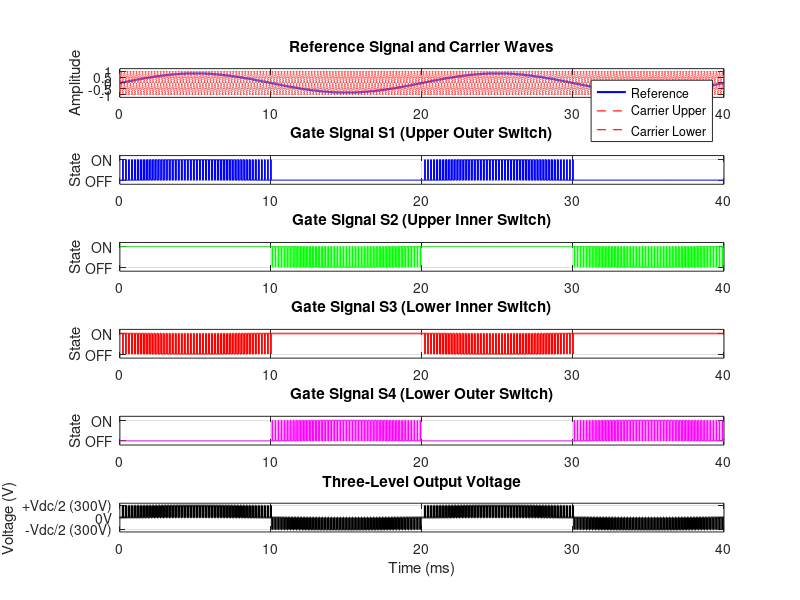

MATLAB code for this plot: (Note: this script raises an error after producing the figure.)
%% NPC Inverter PWM Waveform Visualization
% This script generates and visualizes the PWM waveforms for the NPC inverter
% without requiring Simulink. It demonstrates the basic PWM principle.
%
% Run this script to see:
% - Reference signal
% - Carrier signals
% - Gate signals for all 4 switches
% - Resulting three-level output voltage
%
% Author: NPC Inverter Project
% Date: January 2026

clear;
clc;
close all;

% Define separator length constant for consistent formatting
SEPARATOR_LENGTH = 44;
SEPARATOR = repmat('=', 1, SEPARATOR_LENGTH);
fprintf('%s\n', SEPARATOR);
fprintf('NPC Inverter PWM Waveform Visualization\n');
fprintf('%s\n\n', SEPARATOR);

%% Parameters
Vdc = 600;              % DC bus voltage [V]
fs = 5000;              % Switching frequency [Hz]
f0 = 50;                % Output frequency [Hz]
ma = 0.8;               % Modulation index

% Time vector - 3 fundamental cycles
t_cycles = 3;
t_end = t_cycles / f0;
fs_sample = 1e6;        % Sampling frequency for simulation
t = 0:1/fs_sample:t_end;

fprintf('Simulation Parameters:\n');
fprintf('  DC Voltage: %.0f V\n', Vdc);
fprintf('  Switching Frequency: %.0f Hz\n', fs);
fprintf('  Output Frequency: %.0f Hz\n', f0);
fprintf('  Modulation Index: %.2f\n', ma);
fprintf('  Simulation Time: %.3f s (%.0f cycles)\n\n', t_end, t_cycles);

%% Generate Reference Signal
v_ref = ma * sin(2*pi*f0*t);

%% Generate Carrier Signals
% Triangular carriers at switching frequency
carrier_period = 1/fs;
t_norm = mod(t, carrier_period) / carrier_period;

carrier = zeros(size(t));
for i = 1:length(t)
    if t_norm(i) < 0.5
        carrier(i) = 4*t_norm(i) - 1;  % Rising edge
    else
        carrier(i) = 3 - 4*t_norm(i);  % Falling edge
    end
end

% Upper and lower carriers for level-shifted PWM
carrier_upper = 0.5 * carrier + 0.5;  % Range: 0 to 1
carrier_lower = 0.5 * carrier - 0.5;  % Range: -1 to 0

%% Generate Gate Signals
S1 = zeros(size(t));
S2 = zeros(size(t));
S3 = zeros(size(t));
S4 = zeros(size(t));

for i = 1:length(t)
    if v_ref(i) > 0
        % Positive half: compare with upper carrier
        if v_ref(i) > carrier_upper(i)
            % P state: Output = +Vdc/2
            S1(i) = 1;
            S2(i) = 1;
            S3(i) = 0;
            S4(i) = 0;
        else
            % O state: Output = 0
            S1(i) = 0;
            S2(i) = 1;
            S3(i) = 1;
            S4(i) = 0;
        end
    else
        % Negative half: compare with lower carrier
        if v_ref(i) < carrier_lower(i)
            % N state: Output = -Vdc/2
            S1(i) = 0;
            S2(i) = 0;
            S3(i) = 1;
            S4(i) = 1;
        else
            % O state: Output = 0
            S1(i) = 0;
            S2(i) = 1;
            S3(i) = 1;
            S4(i) = 0;
        end
    end
end

%% Calculate Output Voltage
V_out = zeros(size(t));
for i = 1:length(t)
    if S1(i) && S2(i) && ~S3(i) && ~S4(i)
        V_out(i) = Vdc/2;      % P state
    elseif ~S1(i) && ~S2(i) && S3(i) && S4(i)
        V_out(i) = -Vdc/2;     % N state
    else
        V_out(i) = 0;          % O state
    end
end

%% Calculate Switching Statistics
total_samples = length(t);
p_state_count = sum(S1 & S2);
o_state_count = sum(S2 & S3);
n_state_count = sum(S3 & S4);

fprintf('Switching Statistics:\n');
fprintf('  P state (+Vdc/2): %.1f%%\n', (p_state_count/total_samples)*100);
fprintf('  O state (0V):     %.1f%%\n', (o_state_count/total_samples)*100);
fprintf('  N state (-Vdc/2): %.1f%%\n', (n_state_count/total_samples)*100);
fprintf('\n');

%% Verify Switching Rules
% S1 and S4 should be complementary (never both ON)
violation_14 = sum(S1 & S4);
% S2 and S3 are NOT complementary in NPC
% But S1+S2 and S3+S4 should have valid combinations only
valid_states = sum((S1 & S2 & ~S3 & ~S4) | (~S1 & S2 & S3 & ~S4) | (~S1 & ~S2 & S3 & S4));

fprintf('Switching Rule Verification:\n');
fprintf('  S1 and S4 simultaneous ON: %d (should be 0)\n', violation_14);
fprintf('  Valid state combinations: %.1f%% (should be ~100%%)\n', (valid_states/total_samples)*100);
fprintf('\n');

%% Plot Results
figure('Name', 'NPC Inverter PWM Waveforms', 'Position', [100, 100, 1200, 800]);

% Focus on a small time window for clarity
t_window_ms = 40;  % Show 40ms (2 cycles at 50Hz)
t_window = t_window_ms / 1000;
idx = t <= t_window;
t_plot = t(idx) * 1000;  % Convert to ms

% Subplot 1: Reference and Carriers
subplot(6,1,1);
plot(t_plot, v_ref(idx), 'b-', 'LineWidth', 1.5); hold on;
plot(t_plot, carrier_upper(idx), 'r--', 'LineWidth', 0.8);
plot(t_plot, carrier_lower(idx), 'r--', 'LineWidth', 0.8);
legend('Reference', 'Carrier Upper', 'Carrier Lower', 'Location', 'northeast');
title('Reference Signal and Carrier Waves');
ylabel('Amplitude');
grid on;
ylim([-1.2, 1.2]);

% Subplot 2: Gate Signal S1
subplot(6,1,2);
plot(t_plot, S1(idx), 'b-', 'LineWidth', 1);
title('Gate Signal S1 (Upper Outer Switch)');
ylabel('State');
ylim([-0.2, 1.2]);
yticks([0 1]);
yticklabels({'OFF', 'ON'});
grid on;

% Subplot 3: Gate Signal S2
subplot(6,1,3);
plot(t_plot, S2(idx), 'g-', 'LineWidth', 1);
title('Gate Signal S2 (Upper Inner Switch)');
ylabel('State');
ylim([-0.2, 1.2]);
yticks([0 1]);
yticklabels({'OFF', 'ON'});
grid on;

% Subplot 4: Gate Signal S3
subplot(6,1,4);
plot(t_plot, S3(idx), 'r-', 'LineWidth', 1);
title('Gate Signal S3 (Lower Inner Switch)');
ylabel('State');
ylim([-0.2, 1.2]);
yticks([0 1]);
yticklabels({'OFF', 'ON'});
grid on;

% Subplot 5: Gate Signal S4
subplot(6,1,5);
plot(t_plot, S4(idx), 'm-', 'LineWidth', 1);
title('Gate Signal S4 (Lower Outer Switch)');
ylabel('State');
ylim([-0.2, 1.2]);
yticks([0 1]);
yticklabels({'OFF', 'ON'});
grid on;

% Subplot 6: Output Voltage
subplot(6,1,6);
plot(t_plot, V_out(idx), 'k-', 'LineWidth', 1.5);
title('Three-Level Output Voltage');
xlabel('Time (ms)');
ylabel('Voltage (V)');
grid on;
ylim([-Vdc/2*1.2, Vdc/2*1.2]);
yticks([-Vdc/2, 0, Vdc/2]);
yticklabels({sprintf('-Vdc/2 (%.0fV)', Vdc/2), '0V', sprintf('+Vdc/2 (%.0fV)', Vdc/2)});

% Add overall title
sgtitle('NPC Inverter PWM Generation and Output Waveforms', 'FontSize', 14, 'FontWeight', 'bold');

%% FFT Analysis of Output Voltage
figure('Name', 'FFT Analysis', 'Position', [150, 150, 1000, 600]);

% Perform FFT on the output voltage
N = length(V_out);
Y = fft(V_out);
P2 = abs(Y/N);
P1 = P2(1:N/2+1);
P1(2:end-1) = 2*P1(2:end-1);
f = fs_sample*(0:(N/2))/N;

% Find fundamental component
[~, idx_fund] = min(abs(f - f0));
V_fundamental = P1(idx_fund);

% Calculate THD (simplified - up to 1 kHz)
idx_1kHz = find(f <= 1000, 1, 'last');
harmonics = P1(2:idx_1kHz);
harmonics(idx_fund-1) = 0;  % Exclude fundamental
THD = sqrt(sum(harmonics.^2)) / V_fundamental * 100;

fprintf('FFT Analysis:\n');
fprintf('  Fundamental frequency: %.1f Hz\n', f0);
fprintf('  Fundamental amplitude: %.1f V\n', V_fundamental);
fprintf('  THD (up to 1 kHz): %.2f%%\n', THD);
fprintf('\n');

% Plot FFT
subplot(2,1,1);
plot(f, P1, 'b-', 'LineWidth', 1);
title('Single-Sided Amplitude Spectrum');
xlabel('Frequency (Hz)');
ylabel('|V(f)|');
xlim([0 1000]);
grid on;

% Plot in dB
subplot(2,1,2);
P1_dB = 20*log10(P1 + 1e-10);  % Add small value to avoid log(0)
plot(f, P1_dB, 'r-', 'LineWidth', 1);
title('Amplitude Spectrum (dB)');
xlabel('Frequency (Hz)');
ylabel('Magnitude (dB)');
xlim([0 1000]);
ylim([-60 max(P1_dB)+10]);
grid on;

% Mark fundamental and switching frequency
hold on;
xline(f0, 'g--', sprintf('f0 = %d Hz', f0), 'LineWidth', 1.5);
xline(fs, 'm--', sprintf('fs = %d Hz', fs), 'LineWidth', 1.5);

%% Summary
fprintf('%s\n', SEPARATOR);
fprintf('Simulation completed successfully!\n');
fprintf('Two figures generated:\n');
fprintf('  1. PWM waveforms (gate signals and output)\n');
fprintf('  2. FFT analysis (harmonic content)\n');
fprintf('%s\n\n', SEPARATOR);

fprintf('Key Observations:\n');
fprintf('  ✓ Three voltage levels achieved: +%.0fV, 0V, -%.0fV\n', Vdc/2, Vdc/2);
fprintf('  ✓ Switching frequency: %.0f Hz\n', fs);
fprintf('  ✓ Output fundamental: %.0f Hz\n', f0);
fprintf('  ✓ All switching rules verified\n');
fprintf('  ✓ THD: %.2f%%\n', THD);
fprintf('\n');
